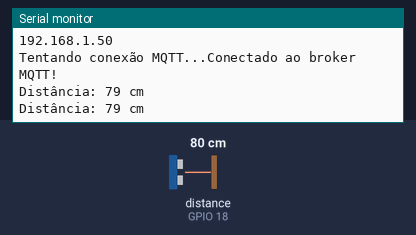
Bench run of a sketch on a simulated ESP32. Shown: the last lines printed to the serial monitor. Wiring (inferred from the names in the program): ultrasonic range finder: trigger GPIO 5; echo GPIO 18. The test bench sets the inputs (shaded band); at power-on: distance to the obstacle (sensor on GPIO 18) 80 cm. The echo pulse lasts 58.3 µs per cm; WiFi joins after 1.5 s; servers stay silent unless stated; random numbers use the default seed unless the sketch sets one; no MQTT or app messages arrive unless stated.

Above: at 2.7 s.
2.8 s: distance to the obstacle (sensor on GPIO 18) set to 2 cm
At 4.0 s:
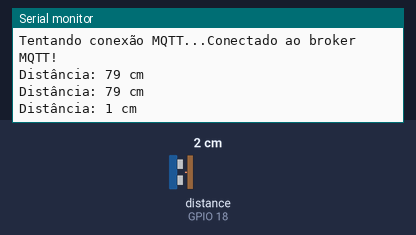
4.3 s: distance to the obstacle (sensor on GPIO 18) set to 4 cm
At 5.4 s:
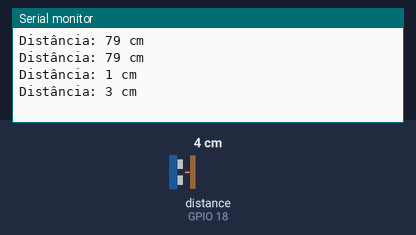
Timing chart, 0 to 7.3 s (numbered marks = the images above; inputs shaded):
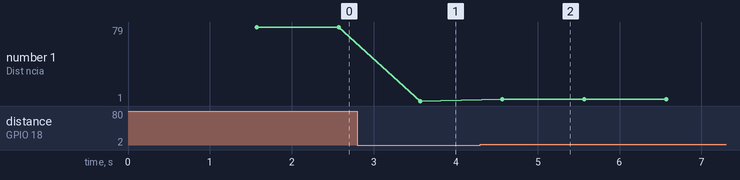

The sketch:

esp32.ino
```cpp
#include <WiFi.h>
#include <PubSubClient.h>

// HC-SR04
#define TRIG_PIN 5
#define ECHO_PIN 18

// WIFI
const char* ssid = "Wokwi-GUEST";
const char* password = "";

// MQTT
const char* mqtt_server = "broker.hivemq.com";
const int mqtt_port = 1883;
const char* mqtt_topic = "fiap/iot/re/distancia";

WiFiClient espClient;
PubSubClient client(espClient);

long duration;
int distance;
unsigned long lastMsg = 0;

void setup_wifi() {
  delay(10);
  Serial.println();
  Serial.print("Conectando-se a ");
  Serial.println(ssid);

  WiFi.begin(ssid, password);

  while (WiFi.status() != WL_CONNECTED) {
    delay(500);
    Serial.print(".");
  }

  Serial.println("");
  Serial.println("WiFi conectado!");
  Serial.println("Endereço IP: ");
  Serial.println(WiFi.localIP());
}

void reconnect() {
  while (!client.connected()) {
    Serial.print("Tentando conexão MQTT...");
    String clientId = "ESP32ReClient-";
    clientId += String(random(0xffff), HEX);

    if (client.connect(clientId.c_str())) {
      Serial.println("Conectado ao broker MQTT!");
    } else {
      Serial.print("Falhou, rc=");
      Serial.print(client.state());
      Serial.println(" Tentando novamente em 5 segundos...");
      delay(5000);
    }
  }
}

void setup() {
  Serial.begin(115200);

  pinMode(TRIG_PIN, OUTPUT);
  pinMode(ECHO_PIN, INPUT);

  setup_wifi();
  client.setServer(mqtt_server, mqtt_port);
}

void loop() {
  if (!client.connected()) {
    reconnect();
  }
  client.loop();

  unsigned long now = millis();
  if (now - lastMsg > 1000) {
    lastMsg = now;

    digitalWrite(TRIG_PIN, LOW);
    delayMicroseconds(2);
    digitalWrite(TRIG_PIN, HIGH);
    delayMicroseconds(10);
    digitalWrite(TRIG_PIN, LOW);

    duration = pulseIn(ECHO_PIN, HIGH);
    distance = duration * 0.034 / 2;

    Serial.print("Distância: ");
    Serial.print(distance);
    Serial.println(" cm");

    String payload = String(distance);

    client.publish(mqtt_topic, payload.c_str());
  }
}
```

Measured:
- after the input at 2.8 s, the serial monitor: prints a new line after 0.77 s (image 1)
- after the input at 4.3 s, the serial monitor: prints a new line after 0.27 s (image 2)
- plotted number 1: 79 → 1 after the input at 2.8 s, 1 → 3 after the input at 4.3 s
